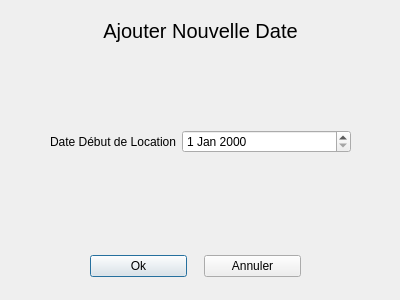
<?xml version="1.0" encoding="UTF-8"?>
<ui version="4.0">
 <class>AddCalendrier</class>
 <widget class="QDialog" name="AddCalendrier">
  <property name="geometry">
   <rect>
    <x>0</x>
    <y>0</y>
    <width>400</width>
    <height>300</height>
   </rect>
  </property>
  <property name="windowTitle">
   <string>Dialog</string>
  </property>
  <widget class="QLabel" name="label_9">
   <property name="geometry">
    <rect>
     <x>50</x>
     <y>10</y>
     <width>301</width>
     <height>41</height>
    </rect>
   </property>
   <property name="font">
    <font>
     <pointsize>15</pointsize>
    </font>
   </property>
   <property name="text">
    <string>Ajouter Nouvelle Date</string>
   </property>
   <property name="alignment">
    <set>Qt::AlignCenter</set>
   </property>
  </widget>
  <widget class="QWidget" name="horizontalLayoutWidget">
   <property name="geometry">
    <rect>
     <x>90</x>
     <y>251</y>
     <width>211</width>
     <height>31</height>
    </rect>
   </property>
   <layout class="QHBoxLayout" name="horizontalLayout_2">
    <property name="spacing">
     <number>17</number>
    </property>
    <item>
     <widget class="QPushButton" name="OkButton">
      <property name="text">
       <string>Ok</string>
      </property>
     </widget>
    </item>
    <item>
     <widget class="QPushButton" name="CancelButton">
      <property name="text">
       <string>Annuler</string>
      </property>
     </widget>
    </item>
   </layout>
  </widget>
  <widget class="QWidget" name="formLayoutWidget">
   <property name="geometry">
    <rect>
     <x>50</x>
     <y>130</y>
     <width>301</width>
     <height>31</height>
    </rect>
   </property>
   <layout class="QFormLayout" name="formLayout_2">
    <property name="verticalSpacing">
     <number>25</number>
    </property>
    <item row="0" column="0">
     <widget class="QLabel" name="label_5">
      <property name="text">
       <string>Date Début de Location</string>
      </property>
     </widget>
    </item>
    <item row="0" column="1">
     <widget class="QDateEdit" name="dateDebLoc"/>
    </item>
   </layout>
  </widget>
 </widget>
 <resources/>
 <connections/>
</ui>
